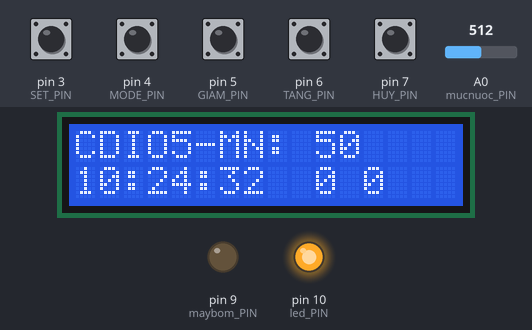
Recording of a sketch running on a simulated Arduino Uno, built with avr-gcc and run on an emulated ATmega328P. On the bench: 16×2 character LCD, output pins drawn as LEDs (lit = HIGH). Inputs (shaded band) come from the test bench; at power-on: pin 3 (SET_PIN), pin 4 (MODE_PIN), pin 5 (GIAM_PIN), pin 6 (TANG_PIN), pin 7 (HUY_PIN) HIGH, A0 (mucnuoc_PIN) = 512. The local clock reads 2024-03-15 10:24:30 at power-on unless the sketch sets it; what the sketch prints to the serial monitor is not drawn.

Above: at 2.3 s.
2.4 s: pin 3 (SET_PIN) pulled LOW for 0.15 s
At 3.1 s:
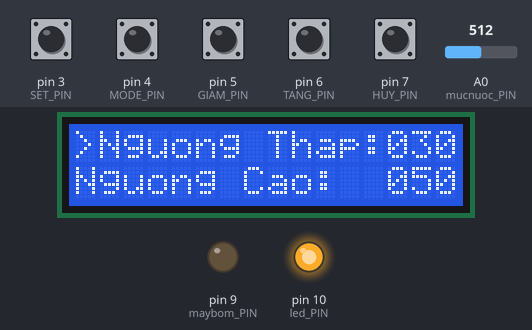
4.0 s: pin 3 (SET_PIN) pulled LOW for 1 s
At 5.2 s:
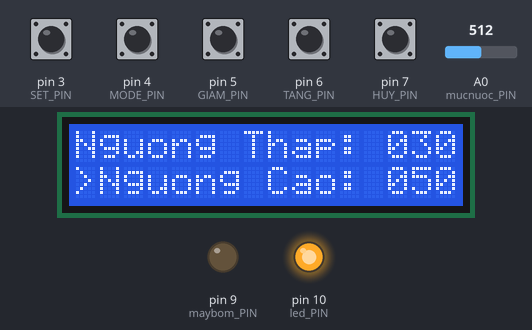
6.5 s: pin 7 (HUY_PIN) pulled LOW for 0.15 s
At 7.2 s:
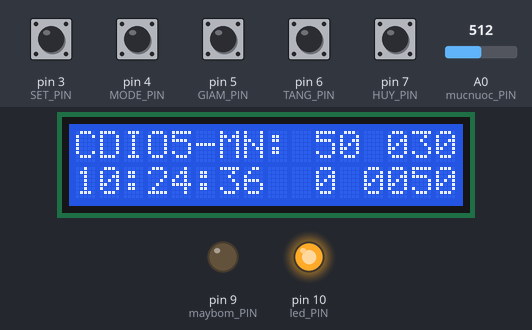
9.0 s: pin 7 (HUY_PIN) pulled LOW for 1 s
At 10.2 s:
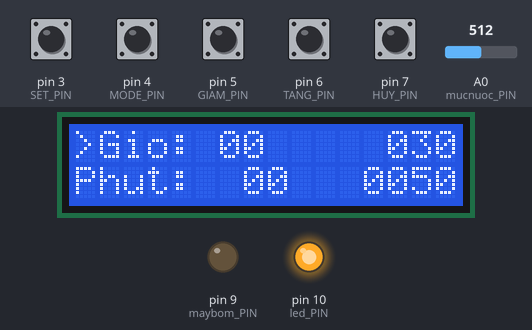
11.5 s: pin 3 (SET_PIN) pulled LOW for 0.15 s
At 12.3 s:
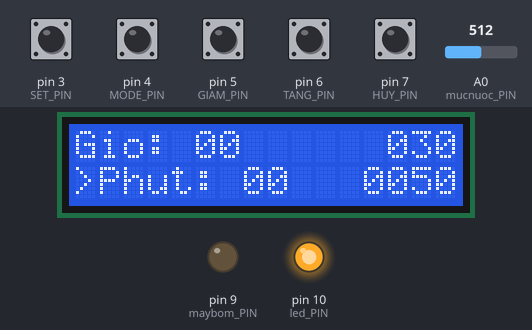
13.1 s: pin 5 (GIAM_PIN) pulled LOW for 0.15 s
At 14.2 s:
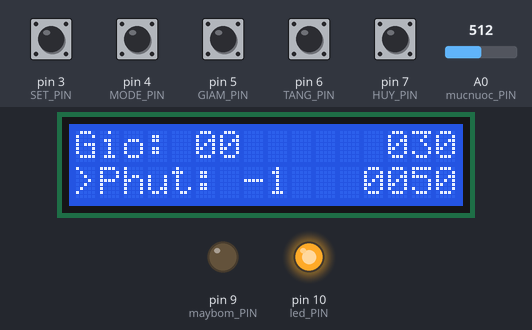
Timing chart, 0 to 15.7 s (numbered marks = the images above; inputs shaded):
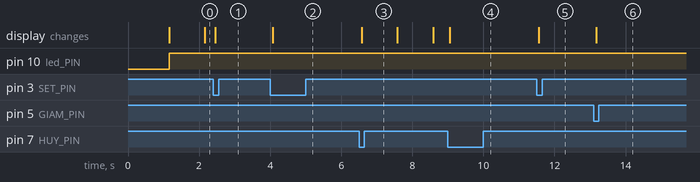

The sketch:

trongCayThuyCanh.ino
```cpp
#include <Bounce2.h>

#include <Wire.h>
#include <LiquidCrystal_I2C.h>
//#include <DFRobot_DS1307.h>
#include <TimeLib.h>
#include <DS1307RTC.h>
#include "thamso.h"
#include "program.h"


void setup() {
    lcd.init();                      // initialize the lcd
    lcd.init();
    lcd.backlight();                //sang den nen LCD
    lcd.setCursor(0,0);
    lcd.print("CDIO5-MN:");
    Serial.begin(115200);           //mo cong Serial
    pinMode(maybom_PIN,OUTPUT);
   // digitalWrite(maybom_PIN,LOW);        //thiet lap ngo ra
     pinMode(led_PIN,OUTPUT);
     //digitalWrite(led_PIN,LOW);             //thiet lap ngo ra


     digitalWrite(led_PIN,LOW);
     digitalWrite(maybom_PIN,LOW);
      btnmode.attach(MODE_PIN,INPUT_PULLUP); // Attach the debouncer to a pin with INPUT_PULLUP mode
  btnmode.interval(25);
  btnset.attach(SET_PIN,INPUT_PULLUP); // Attach the debouncer to a pin with INPUT_PULLUP mode
  btnset.interval(25);
  btntang.attach(TANG_PIN,INPUT_PULLUP); // Attach the debouncer to a pin with INPUT_PULLUP mode
  btntang.interval(25);
  btngiam.attach(GIAM_PIN,INPUT_PULLUP); // Attach the debouncer to a pin with INPUT_PULLUP mode
  btngiam.interval(25);
  btnhuy.attach(HUY_PIN,INPUT_PULLUP); // Attach the debouncer to a pin with INPUT_PULLUP mode
  btnhuy.interval(25);
  btnset.attach(SET_PIN,INPUT_PULLUP); // Attach the debouncer to a pin with INPUT_PULLUP mode
  btnset.interval(25);

   delay(1000);

    //-----ham de setup thoi gian ban dau
    /*
     while( !(DS1307.begin()) ){
        Serial.println("Communication with device failed, please check connection");
        delay(3000);
    }
    Serial.println("Begin ok!");
    DS1307.setTypeTime(DS1307.eYR, 2023);
    uint16_t setTimeBuff[7] = {5, 15, 14, 6, 21, 6, 2023};
    DS1307.setTime(setTimeBuff);
     DS1307.start();
    */
}

void loop() {
    readtime();         //HAM DOC THOI GIAN TU DS1307
    hienthiLCD();
    hambatmaybom();
    hamChieuSang(2);
    readbutton();
//    hamkiemtraden();
   // hamkiemtramaybom();
    //testmaybom();
   // docMucNuoc();
}
```

program.h
```cpp
#include <Bounce2.h>

void hamChieuSang(int _thoigian);

void print2digits(int number) {
  if (number >= 0 && number < 10) {
    Serial.write('0');
  }
  Serial.print(number);
}
void readtime()         //doc thoi gian tu DS1307
{
    unsigned long cReadTime = millis();

  if (cReadTime - prvReadTime >= iReadTime)
  {
        prvReadTime = cReadTime;


    if (RTC.read(tm)) {
        Serial.print("Ok, Time = ");
        print2digits(tm.Hour);
        Serial.write(':');
        print2digits(tm.Minute);
        Serial.write(':');
        print2digits(tm.Second);
        Serial.print(", Date (D/M/Y) = ");
        Serial.print(tm.Day);
        Serial.write('/');
        Serial.print(tm.Month);
        Serial.write('/');
        Serial.print(tmYearToCalendar(tm.Year));
        Serial.println();


    } else
    {
        if (RTC.chipPresent()) {
        Serial.println("The DS1307 is stopped.  Please run the SetTime");
        Serial.println("example to initialize the time and begin running.");
        Serial.println();
        } else {
        Serial.println("DS1307 read error!  Please check the circuitry.");
        Serial.println();
        }
        delay(9000);
    }

  }
}
void hienthiLCD()
{
   unsigned long cHienThiLCD = millis();

  if (cHienThiLCD - prvHienThiLCD >= iHienThiLCD)
  {
    prvHienThiLCD = cHienThiLCD;

    //doc muc nuoc
    mucnuoc = map(analogRead(mucnuoc_PIN),0,1024,0,100);
    lcd.setCursor(0,0);
    char outputarr[16];
    sprintf(outputarr, "CDIO5-MN:%3d",mucnuoc);
    lcd.print(outputarr);

    //hien thi gio phut giay
    char outputarr2[16];
    sprintf(outputarr2, "%02d:%02d:%02d  %1d %1d",tm.Hour,tm.Minute,tm.Second,trangThaiMayBom,trangThaiLed);
    lcd.setCursor(0,1);
    lcd.print(outputarr2);

  }

}
/*void testden(){
  int buttonStatus = digitalRead(sw1_PIN);
  if(buttonStatus == HIGH){
    digitalWrite(led_PIN,HIGH);
    }
  }*/
/*void hamkiemtraden(){
    int buttonStatus = digitalRead(sw1_PIN);
  if(buttonStatus == LOW){
     b_thucHienMotLan = true;
     digitalWrite(led_PIN,HIGH);
    }
    else{
       b_thucHienMotLan = true;
           digitalWrite(led_PIN,LOW);
      }
    }
void hamkiemtramaybom(){
    int buttonStatus = digitalRead(sw2_PIN);
  if(buttonStatus == LOW){
     trangThaiMayBom = true;
     digitalWrite(maybom_PIN,HIGH);
    }
    else{
       trangThaiMayBom = true;
       digitalWrite(maybom_PIN,LOW);
      }
    }*/
void readbutton()
{
    //btnmode.update(); // Update the Bounce instance

   // if ( btnmode.fell() ) {  // Call code if button transitions from HIGH to LOW
       // bip(2,100);
   // }

     btntest.update();
    if(btntest.fell()){
      digitalWrite(led_PIN,HIGH);
      char outputarr[16];
      lcd.clear();
      sprintf(outputarr,"MOTOR ON");
      lcd.setCursor(0,1);
      }

    btnset.update(); // Update the Bounce instance

    if ( btnset.fell() ) {  // Call code if button transitions from HIGH to LOW
        //if(mode == modeThietLapNguong)
        //{
            int modesetnguong=0;
            while(1)
            {
                if(modesetnguong==0)
                {
                        char outputarr1[16];
                        sprintf(outputarr1, ">Nguong Thap:%03d",mucnuocthap);
                        lcd.setCursor(0,0);lcd.print(outputarr1);
                        char outputarr2[16];
                            sprintf(outputarr2, "Nguong Cao:  %03d",mucnuoccao);
                        lcd.setCursor(0,1);lcd.print(outputarr2);

                        btntang.update(); // Update the Bounce instance

                        if ( btntang.fell() )
                        {
                            mucnuocthap++;
                        }
                        btngiam.update(); // Update the Bounce instance

                        if ( btngiam.fell() ) {  // Call code if button transitions from HIGH to LOW
                            mucnuocthap--;
                        }

                         btnset.update(); // Update the Bounce instance

                        if ( btnset.fell() )
                        {
                            modesetnguong=1;
                        }
                        btnhuy.update(); // Update the Bounce instance

                        if ( btnhuy.fell() ) {  // Call code if button transitions from HIGH to LOW
                            break;
                        }

                }
                if(modesetnguong==1)
                {
                        char outputarr1[16];
                        sprintf(outputarr1, "Nguong Thap: %03d",mucnuocthap);
                        lcd.setCursor(0,0);lcd.print(outputarr1);
                        char outputarr2[16];
                            sprintf(outputarr2, ">Nguong Cao: %03d",mucnuoccao);
                        lcd.setCursor(0,1);lcd.print(outputarr2);

                        btntang.update(); // Update the Bounce instance

                        if ( btntang.fell() )
                        {
                            mucnuoccao++;
                        }
                        btngiam.update(); // Update the Bounce instance

                        if ( btngiam.fell() ) {  // Call code if button transitions from HIGH to LOW
                            mucnuoccao--;
                        }

                         btnset.update(); // Update the Bounce instance

                        if ( btnset.fell() )
                        {
                            modesetnguong=0;
                        }

                        btnhuy.update(); // Update the Bounce instance

                        if ( btnhuy.fell() ) {  // Call code if button transitions from HIGH to LOW
                            break;
                        }

                }

            }
    }
    btnhuy.update();
    if ( btnhuy.fell() ) {  // Call code if button transitions from HIGH to LOW


           int modesetthoigian=0;
            while(1)
            {
               if(modesetthoigian==0)
                {
                        char outputarr1[16];
                        sprintf(outputarr1, ">Gio: %02d    ",gio);
                        lcd.setCursor(0,0);lcd.print(outputarr1);
                        char outputarr2[16];
                            sprintf(outputarr2, "Phut:  %02d   ",phut);
                        lcd.setCursor(0,1);lcd.print(outputarr2);

                        btntang.update(); // Update the Bounce instance

                        if ( btntang.fell() )
                        {
                            gio++;
                        }
                        btngiam.update(); // Update the Bounce instance

                        if ( btngiam.fell() ) {  // Call code if button transitions from HIGH to LOW
                            gio--;
                        }

                         btnset.update(); // Update the Bounce instance

                        if ( btnset.fell() )
                        {
                            modesetthoigian=1;
                        }
                        btnhuy.update(); // Update the Bounce instance

                        if ( btnhuy.fell() ) {  // Call code if button transitions from HIGH to LOW
                            break;
                        }

                }
                if(modesetthoigian==1)
                {
                        char outputarr1[16];
                        sprintf(outputarr1, "Gio: %02d   ",gio);
                        lcd.setCursor(0,0);lcd.print(outputarr1);
                        char outputarr2[16];
                            sprintf(outputarr2, ">Phut: %02d   ",phut);
                        lcd.setCursor(0,1);lcd.print(outputarr2);

                        btntang.update(); // Update the Bounce instance

                        if ( btntang.fell() )
                        {
                            phut++;
                        }
                        btngiam.update(); // Update the Bounce instance

                        if ( btngiam.fell() ) {  // Call code if button transitions from HIGH to LOW

                            phut--;
                        }

                         btnset.update(); // Update the Bounce instance

                        if ( btnset.fell() )
                        {

                            modesetthoigian=0;
                        }

                        btnhuy.update(); // Update the Bounce instance

                        if ( btnhuy.fell() ) {  // Call code if button transitions from HIGH to LOW

                            break;
                        }
                }


            }
    }


}
void hambatmaybom()
{
    if(mucnuoc<50)
    {
        if(!trangThaiMayBom)
        {
            trangThaiMayBom = true;
            digitalWrite(maybom_PIN,HIGH);
            while(mucnuoc<=60)
            {
                readtime();
                //mucnuoc = map(analogRead(mucnuoc_PIN),0,1024,0,100);
                hienthiLCD();
                hamChieuSang(2);
            }
             trangThaiMayBom = false;
            digitalWrite(maybom_PIN,LOW);
        }
    }
}
void hamChieuSang(int _thoigian)
{
    if(tm.Minute%_thoigian==0 && !b_thucHienMotLan)          //sau 2 phut bat tat 1 lan
    {
           //trangThaiLed = !trangThaiLed;
           b_thucHienMotLan = true;
           digitalWrite(led_PIN,HIGH);
    }
    if(tm.Minute%_thoigian !=0)
    {
        b_thucHienMotLan = false;
         digitalWrite(led_PIN,LOW);
       // trangThaiLed=false;
    }
}
```

thamso.h
```cpp
//thiet lap module DS1307
//DFRobot_DS1307 DS1307;
LiquidCrystal_I2C lcd(0x27,16,2);  // set the LCD address to 0x27 for a 16 chars and 2 line display
unsigned long prvReadTime = 0;        // will store last time LED was updated

// constants won't change:
const long iReadTime = 1000;           // thoi gian doc DS1307 la 1s

tmElements_t tm;
#define mucnuoc_PIN A0                      //chan doc muc nuoc
int mucnuoc = 0;
int mucnuocthap =30;
int mucnuoccao = 50;
int gio,phut;
unsigned long prvHienThiLCD = 0;        // will store last time LED was updated
const long iHienThiLCD = 100;           // thoi gian hien thi LCD

unsigned long prvBatMayBom = 0;        // will store last time LED was updated
const long iBatMayBom = 100;           // thoi gian hien thi LCD
#define maybom_PIN  9                  //dinh nghia chan may bom
#define led_PIN     10                 //dinh nghia chan Led chieu sang

boolean trangThaiMayBom =false;
boolean trangThaiLed = false;
boolean b_thucHienMotLan=false;
#define MODE_PIN    4
Bounce btnmode = Bounce();
#define SET_PIN     3
Bounce btnset = Bounce();
#define TANG_PIN    6
Bounce btntang = Bounce();
#define GIAM_PIN    5
Bounce btngiam = Bounce();
#define TEST_PIN 2
Bounce btntest = Bounce();
#define HUY_PIN     7
Bounce btnhuy = Bounce();
```

Measured:
- after the input at 2.4 s, the display: changes after 0.06 s (image 1)
- after the input at 4.0 s, the display: changes after 0.08 s (image 2)
- after the input at 6.5 s, the display: changes after 0.08 s (image 3)
- after the input at 9.0 s, the display: changes after 0.05 s (image 4)
- after the input at 11.5 s, the display: changes after 0.05 s (image 5)
- after the input at 13.1 s, the display: changes after 0.07 s (image 6)
